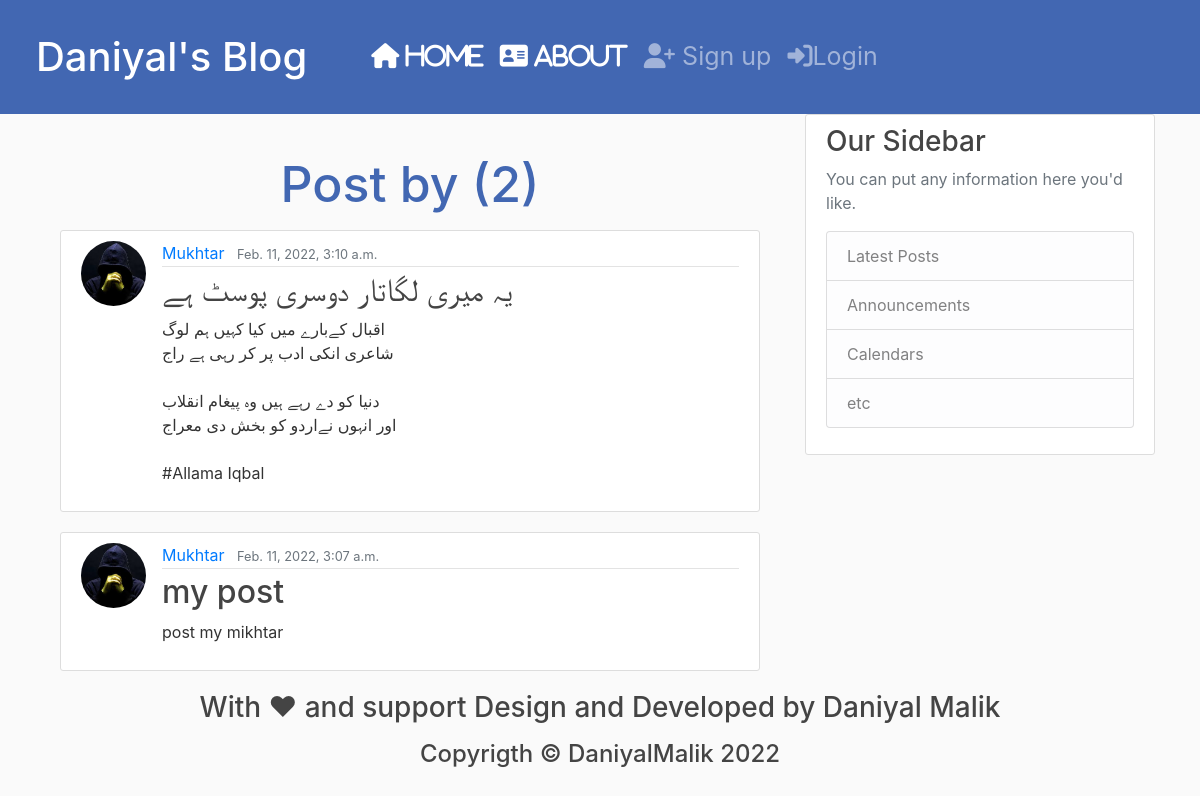
The app's page /user/Mukhtar, older data.
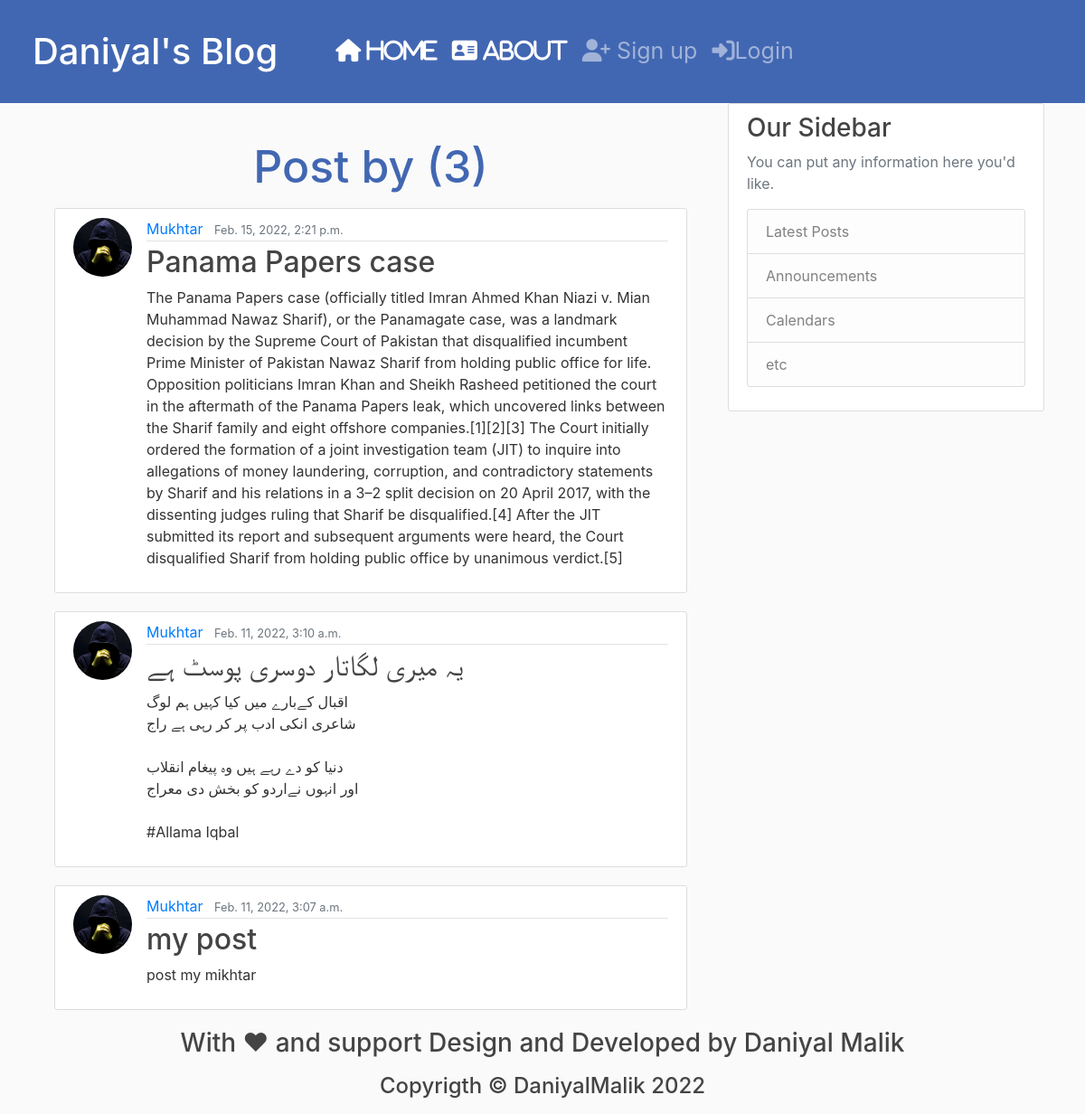
The same page, newer data.
### blog/models.py (models this page shows, shortened)
class Post(models.Model):
    title=models.CharField(max_length=100)
    content=models.TextField()
    date_posted=models.DateTimeField(default=timezone.now)
    author=models.ForeignKey(User, on_delete=models.CASCADE)

### users/models.py (models this page shows, shortened)
class Profile(models.Model):
    user=models.OneToOneField(User,on_delete=models.CASCADE)
    image=models.ImageField(default='default.jpg',upload_to='profile_pics')

### blog/views.py (the view)
# urls.py: path("user/<str:username>",UserPositiveListView.as_view(), name="user-posts"),
class UserPositiveListView(ListView):
    model=Post
    template_name='blog/user_posts.html'
    context_object_name='posts'
    ordering=['-date_posted']
    paginate_by=5
    def get_queryset(self):
        user=get_object_or_404(User,username=self.kwargs.get('username'))
        return Post.objects.filter(author=user).order_by('-date_posted')

### blog/templates/blog/user_posts.html (shortened to what this page needs)
{% extends 'blog/base.html' %}
{% block content %}
<h1 class="mb-3" style="text-align: center; margin: 40px; font-size: 50px; color: #4267b2">
  Post by {{ view.kwrgs.username }} ({{ page_obj.paginator.count }})
</h1>
<div class="container">
    {% for post in posts %}
    <article class="media content-section">
      <img class="rounded-circle article-img"src="{{post.author.profile.image.url}}" alt="" srcset="">
        <div class="media-body">
          <div class="article-metadata">
            <a class="mr-2" href="{% url 'user-posts' post.author.username %}">{{ post.author }}</a>
            <small class="text-muted">{{ post.date_posted }}</small>
          </div>
          <h2><a class="article-title" href="{% url 'post-detail' post.id %}">{{ post.title }}</a></h2>
          <p class="article-content">{{ post.content }}</p>
        </div>
      </article>
    {% endfor %}
</div>
{% endblock content %}

Row changes from the older to the newer data that the page shows:
added Post: author.profile.image (picture), author "Mukhtar", date_posted "Feb. 15, 2022, 2:21 p.m.", title "Panama Papers case", content "The Panama Papers case (officially titled Imran Ahmed Khan Niazi v. Mian Muhammad Nawaz Sharif), or the Panamagate case, was a landmark decision by the Supreme Court of Pakistan that disqualified incumbent Prime Minister of Pakistan Nawaz Sharif from holding public office for life. Opposition politicians Imran Khan and Sheikh Rasheed petitioned the court in the aftermath of the Panama Papers leak, which uncovered links between the Sharif family and eight offshore companies.[1][2][3] The Court initially ordered the formation of a joint investigation team (JIT) to inquire into allegations of money laundering, corruption, and contradictory statements by Sharif and his relations in a 3–2 split…"
Text that changed along with them:
{{ page_obj.paginator.count }}: "2" → "3"
